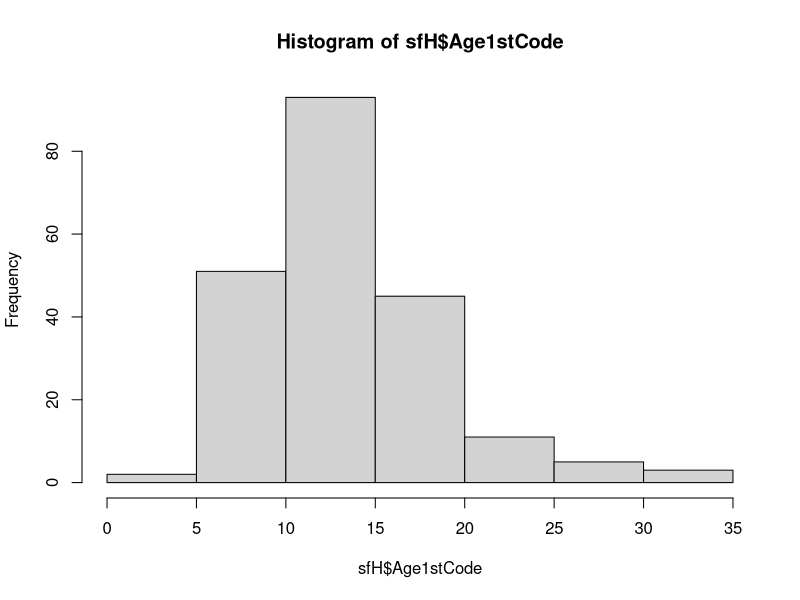

Reproduce this figure in R.
## ---- chunk 1
knitr::opts_chunk$set(echo = TRUE)
## ---- chunk 2
library(readxl)

# Read the StackOverflow 2020 Survey Data for Hungarian Respondents
sfH <- read_excel("StackOverflowHungary2020.xlsx")
str(sfH)
## ---- chunk 3
observed_freq <- table(sfH$Employment)
observed_freq
## ---- chunk 4
theor_probs <- c(0.85, 0.04, 0.11)
theor_probs
## ---- chunk 5
chisq.test(observed_freq, p = theor_probs)
## ---- chunk 6
nrow(sfH)*theor_probs >= 5
## ---- chunk 7
hist(sfH$Age1stCode)
## ---- chunk 8
sample_mean = mean(sfH$Age1stCode)
s = sd(sfH$Age1stCode)
## ---- chunk 9
norm_quintiles <- qnorm(c(0,0.2, 0.4, 0.6, 0.8,1), mean = sample_mean, sd = s)
norm_quintiles
## ---- chunk 10
observed_freq <- table(cut(sfH$Age1stCode, breaks = norm_quintiles))
observed_freq
## ---- chunk 11
chi2_result <- chisq.test(observed_freq)
p_value_chi2 <- 1-pchisq(chi2_result$statistic, df = 5-1-2)
p_value_chi2*100 # in percentage format
## ---- chunk 12
chi2_result$expected
## ---- chunk 13
sfH$OpSys_Simplified <- ifelse(sfH$OpSys=="Windows", "Windows", "Not Windows")

crosstab <- table(sfH[, c("JobSat", "OpSys_Simplified")])
crosstab
## ---- chunk 14
sfH$JobSat_v2 <- ifelse(sfH$JobSat %in% c("Very dissatisfied", "Slightly dissatisfied"), "Dissatisfied", sfH$JobSat)

crosstab <- table(sfH[, c("JobSat_v2", "OpSys_Simplified")])
crosstab
## ---- chunk 15
prop.table(crosstab,2)
## ---- chunk 16
chisq.test(crosstab)
## ---- chunk 17
homogenity_result <- chisq.test(crosstab)

homogenity_result$observed - homogenity_result$expected
